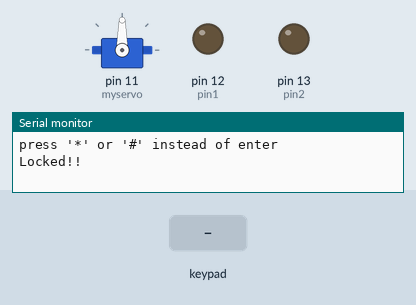
Simulated run of this sketch. Board: Arduino Uno, built with avr-gcc and run on an emulated ATmega328P. Parts: servo, output pins drawn as LEDs (lit = HIGH), the last lines printed to the serial monitor. Inputs (shaded band) come from the test bench.

Above: at 1.2 s.
1.3 s: key '*' pressed
At 1.6 s:
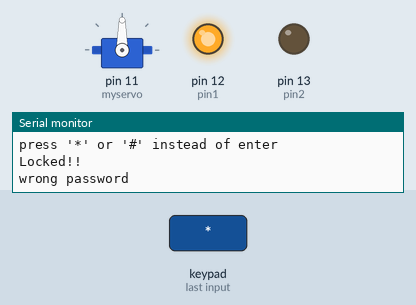
2.8 s: keypad keys 1 2 3 # pressed 0.4 s apart
At 4.9 s:
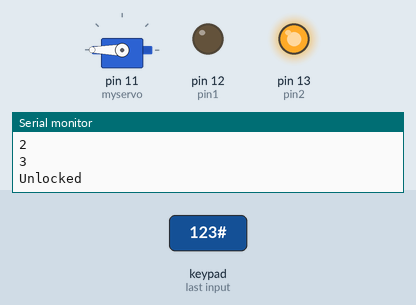
5.9 s: keypad keys 8 7 6 9 # pressed 0.4 s apart
At 8.4 s:
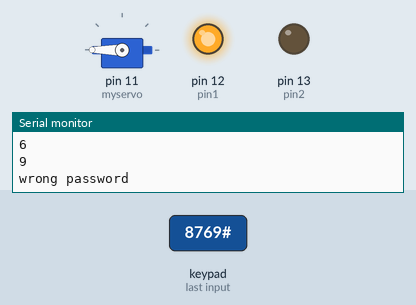
Timing chart, 0 to 9.9 s (numbered marks = the images above; inputs shaded):
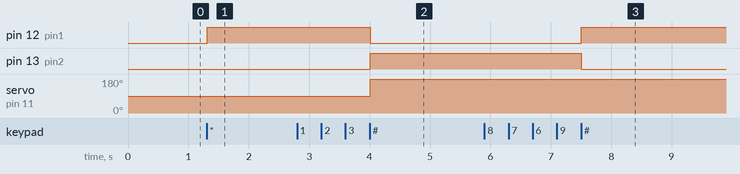

The sketch:

Password_Unlock.ino
```cpp
#include <Keypad.h>
#include<Servo.h>

Servo myservo;
char pass[3]="123";
int pos=0,f=0,check=0,count=0;
const byte ROWS = 4;
const byte COLS = 4;
char keys[ROWS][COLS] = {
{'1','2','A','3'},
{'4','5','B','6'},
{'7','8','C','9'},
{'*','0','D','#'}
};

byte rowPins[ROWS] = { 8, 7, 6, 9 };
byte colPins[COLS] = { 5, 4, 3, 2 };
Keypad keypad=Keypad(makeKeymap(keys),rowPins,colPins,ROWS,COLS);
int pin1=12;
int pin2=13;

void setup() {
  // put your setup code here, to run once:
  myservo.attach(11);
  pinMode(pin1,OUTPUT);
  pinMode(pin2,OUTPUT);
  Serial.begin(9600);
  Serial.println("press '*' or '#' instead of enter");
  Serial.println("Locked!!");
}
void setlocked(int);
void loop() {
  // put your main code here, to run repeatedly:
char key=keypad.waitForKey();
if(pass[pos]==key)
{
  pos++;
  count++;
}
else
count++;
if(key!='*' && key!='#')
Serial.println(key);
if(key=='*' || key=='#')
{
if(pos==3 && count==4)
{
  pos=0;
  check=0;
  count=0;
  setlocked(false);
}
else
{
  check++;
  pos=0;
  count=0;
  setlocked(true);
}
}
if(f==0)
{
if(check==3)
{
  check=0;
  f=1;
  Serial.println("Password system locked Try Again after 30 seconds");
  delay(30000);
  Serial.println("Now Enter");
}
}
delay(200);
}
void setlocked(int locked)
{
  if(locked)
  {
    digitalWrite(pin1,HIGH);
    digitalWrite(pin2,LOW);
    Serial.println("wrong password");
 }
  else
  {
    myservo.write(360);
    digitalWrite(pin2,HIGH);
    digitalWrite(pin1,LOW);
    Serial.println("Unlocked");
 }
}
```

Measured:
- after the input at 1.3 s, pin 12 (pin1): LOW → HIGH at once
- after the input at 2.8 s, pin 12 (pin1): HIGH → LOW after 1.2 s; pin 13 (pin2): LOW → HIGH after 1.2 s; servo on pin 11 (myservo): 90° → 180° after 1.2 s
- after the input at 5.9 s, pin 12 (pin1): LOW → HIGH after 1.6 s; pin 13 (pin2): HIGH → LOW after 1.6 s
